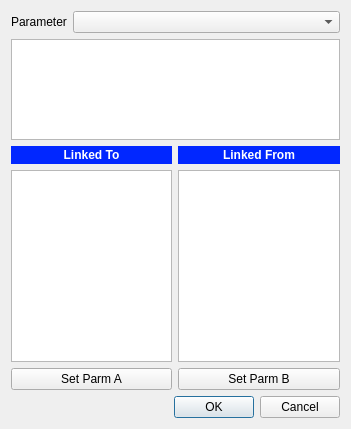
<?xml version="1.0" encoding="UTF-8"?>
<ui version="4.0">
 <class>parmDialog</class>
 <widget class="QDialog" name="parmDialog">
  <property name="geometry">
   <rect>
    <x>0</x>
    <y>0</y>
    <width>351</width>
    <height>429</height>
   </rect>
  </property>
  <property name="windowTitle">
   <string>Dialog</string>
  </property>
  <layout class="QGridLayout" name="gridLayout">
   <item row="0" column="0" colspan="2">
    <layout class="QHBoxLayout" name="horizontalLayout">
     <item>
      <widget class="QLabel" name="label">
       <property name="text">
        <string>Parameter</string>
       </property>
      </widget>
     </item>
     <item>
      <widget class="QComboBox" name="comboBox">
       <property name="sizePolicy">
        <sizepolicy hsizetype="MinimumExpanding" vsizetype="Fixed">
         <horstretch>0</horstretch>
         <verstretch>0</verstretch>
        </sizepolicy>
       </property>
      </widget>
     </item>
    </layout>
   </item>
   <item row="1" column="0" colspan="2">
    <widget class="QPlainTextEdit" name="plainTextEdit"/>
   </item>
   <item row="2" column="0">
    <layout class="QVBoxLayout" name="verticalLayout">
     <item>
      <widget class="QLabel" name="label_2">
       <property name="font">
        <font>
         <weight>75</weight>
         <bold>true</bold>
        </font>
       </property>
       <property name="styleSheet">
        <string notr="true">color:rgb(255,255,255);background-color: rgb(1, 39, 255);padding: 2px</string>
       </property>
       <property name="text">
        <string>Linked To</string>
       </property>
       <property name="alignment">
        <set>Qt::AlignCenter</set>
       </property>
      </widget>
     </item>
     <item>
      <widget class="QListView" name="listView">
       <property name="sizePolicy">
        <sizepolicy hsizetype="Expanding" vsizetype="MinimumExpanding">
         <horstretch>0</horstretch>
         <verstretch>0</verstretch>
        </sizepolicy>
       </property>
      </widget>
     </item>
     <item>
      <widget class="QPushButton" name="pushButton">
       <property name="text">
        <string>Set Parm A</string>
       </property>
      </widget>
     </item>
    </layout>
   </item>
   <item row="2" column="1">
    <layout class="QVBoxLayout" name="verticalLayout_2">
     <item>
      <widget class="QLabel" name="label_3">
       <property name="font">
        <font>
         <weight>75</weight>
         <bold>true</bold>
        </font>
       </property>
       <property name="styleSheet">
        <string notr="true">color:rgb(255,255,255);background-color: rgb(1, 39, 255); padding: 2px;</string>
       </property>
       <property name="text">
        <string>Linked From</string>
       </property>
       <property name="alignment">
        <set>Qt::AlignCenter</set>
       </property>
      </widget>
     </item>
     <item>
      <widget class="QListView" name="listView_2">
       <property name="sizePolicy">
        <sizepolicy hsizetype="Expanding" vsizetype="MinimumExpanding">
         <horstretch>0</horstretch>
         <verstretch>0</verstretch>
        </sizepolicy>
       </property>
      </widget>
     </item>
     <item>
      <widget class="QPushButton" name="pushButton_2">
       <property name="text">
        <string>Set Parm B</string>
       </property>
      </widget>
     </item>
    </layout>
   </item>
   <item row="3" column="0" colspan="2">
    <widget class="QDialogButtonBox" name="buttonBox">
     <property name="orientation">
      <enum>Qt::Horizontal</enum>
     </property>
     <property name="standardButtons">
      <set>QDialogButtonBox::Cancel|QDialogButtonBox::Ok</set>
     </property>
    </widget>
   </item>
  </layout>
 </widget>
 <resources/>
 <connections>
  <connection>
   <sender>buttonBox</sender>
   <signal>accepted()</signal>
   <receiver>parmDialog</receiver>
   <slot>accept()</slot>
   <hints>
    <hint type="sourcelabel">
     <x>248</x>
     <y>254</y>
    </hint>
    <hint type="destinationlabel">
     <x>157</x>
     <y>274</y>
    </hint>
   </hints>
  </connection>
  <connection>
   <sender>buttonBox</sender>
   <signal>rejected()</signal>
   <receiver>parmDialog</receiver>
   <slot>reject()</slot>
   <hints>
    <hint type="sourcelabel">
     <x>316</x>
     <y>260</y>
    </hint>
    <hint type="destinationlabel">
     <x>286</x>
     <y>274</y>
    </hint>
   </hints>
  </connection>
 </connections>
</ui>
